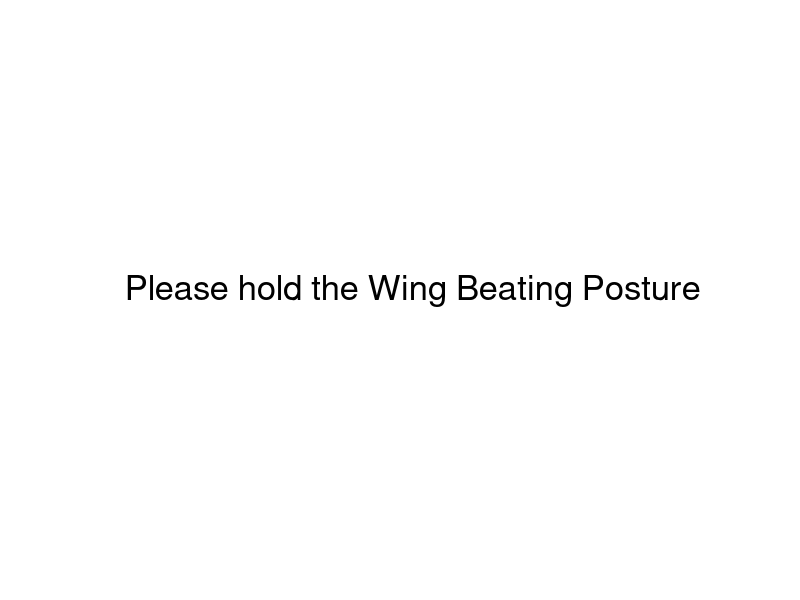

The MATLAB script that drew this image:
function Posture()

th = text(0.5,0.5,'Please hold the Wing Beating Posture', 'FontSize', 25);
set(gca,'xcolor','w','ycolor','w','xtick',[],'ytick',[])
set(th,'visible','on','HorizontalAlignment','center','VerticalAlignment','middle');
drawnow